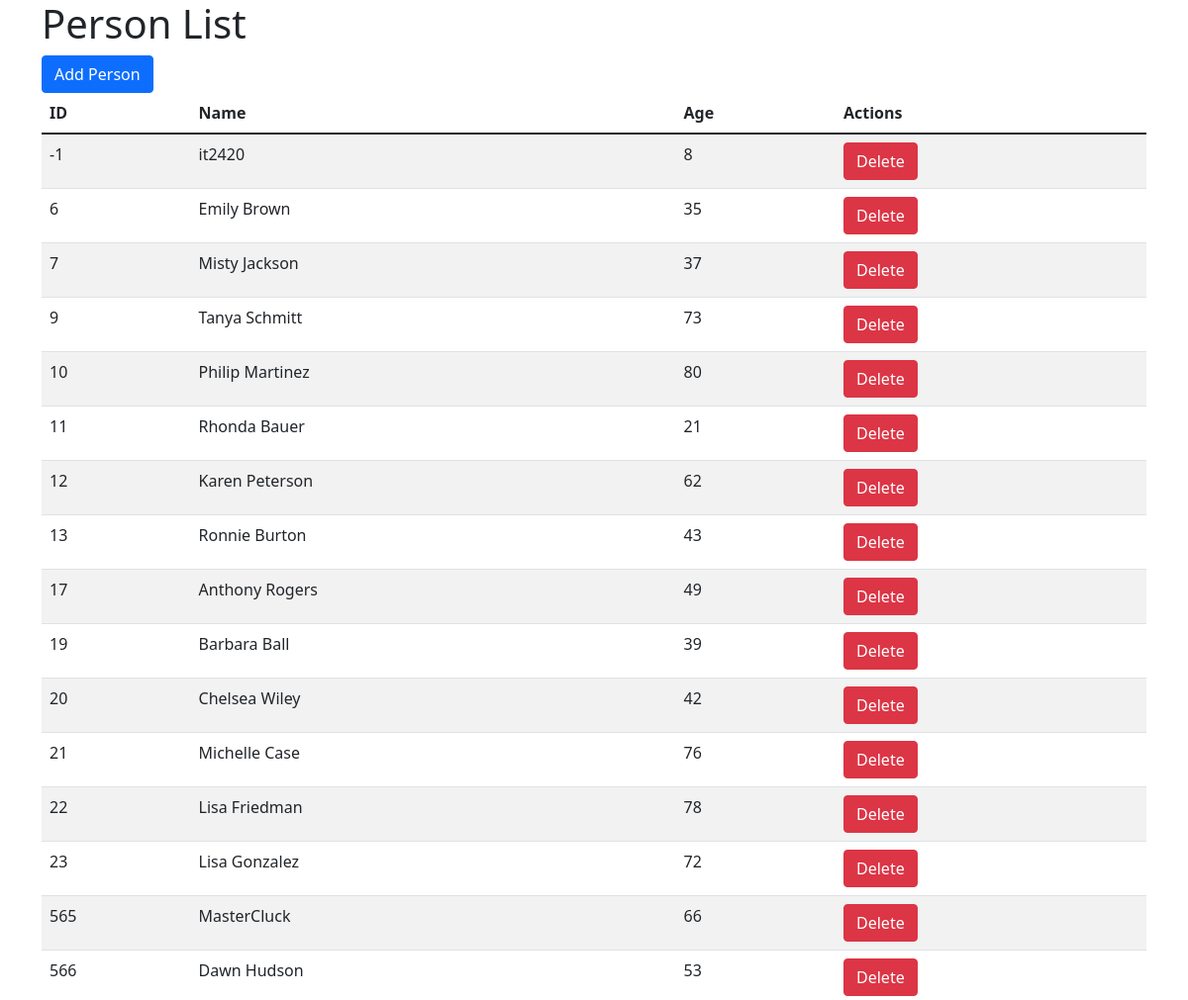
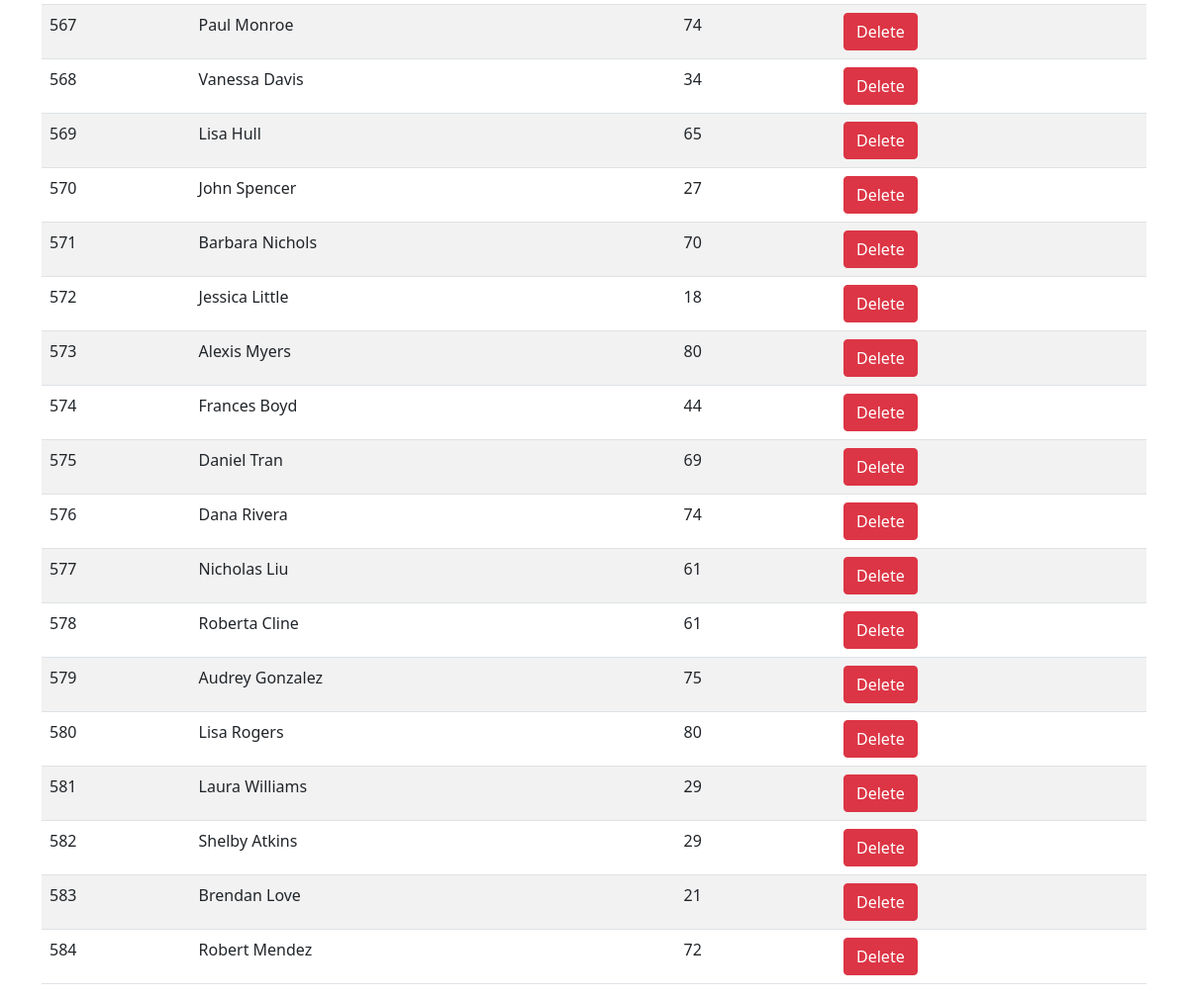
The page / on the database its author committed (2 pictures, top to bottom).
### models.py (models this page shows, shortened)
class Person(db.Model):
    id = db.Column(db.Integer, primary_key=True)
    name = db.Column(db.String(100), nullable=False)
    age = db.Column(db.Integer, nullable=False)

### app.py (the view)
@app.route('/')
def index():
    persons = Person.query.all()
    return render_template('index.html', persons=persons)

### templates/index.html (shortened to what this page needs)
<!DOCTYPE html>
<html lang="en">
<head>
    <link href="https://cdn.jsdelivr.net/npm/bootstrap@5.1.3/dist/css/bootstrap.min.css" rel="stylesheet">
</head>
<body>
    <div class="container">
        <h1>Person List</h1>
        <a href="{{ url_for('add') }}" class="btn btn-primary">Add Person</a>
        <table class="table table-striped">
            <thead>
                <tr>
                    <th>ID</th>
                    <th>Name</th>
                    <th>Age</th>
                    <th>Actions</th>
                </tr>
            </thead>
            <tbody>
                {% for person in persons %}
                <tr>
                    <td>{{ person.id }}</td>
                    <td>{{ person.name }}</td>
                    <td>{{ person.age }}</td>
                    <td>
                        <a href="{{ url_for('delete', id=person.id) }}" class="btn btn-danger">Delete</a>
                    </td>
                </tr>
                {% endfor %}
            </tbody>
        </table>
    </div>
</body>
</html>

### rows shown on the page
Person: id "-1", name "it2420", age "8"
Person: id "6", name "Emily Brown", age "35"
Person: id "7", name "Misty Jackson", age "37"
Person: id "9", name "Tanya Schmitt", age "73"
Person: id "10", name "Philip Martinez", age "80"
Person: id "11", name "Rhonda Bauer", age "21"
Person: id "12", name "Karen Peterson", age "62"
Person: id "13", name "Ronnie Burton", age "43"
Person: id "17", name "Anthony Rogers", age "49"
Person: id "19", name "Barbara Ball", age "39"
Person: id "20", name "Chelsea Wiley", age "42"
Person: id "21", name "Michelle Case", age "76"
Person: id "22", name "Lisa Friedman", age "78"
Person: id "23", name "Lisa Gonzalez", age "72"
Person: id "565", name "MasterCluck", age "66"
Person: id "566", name "Dawn Hudson", age "53"
Person: id "567", name "Paul Monroe", age "74"
Person: id "568", name "Vanessa Davis", age "34"
Person: id "569", name "Lisa Hull", age "65"
Person: id "570", name "John Spencer", age "27"
Person: id "571", name "Barbara Nichols", age "70"
Person: id "572", name "Jessica Little", age "18"
Person: id "573", name "Alexis Myers", age "80"
Person: id "574", name "Frances Boyd", age "44"
Person: id "575", name "Daniel Tran", age "69"
Person: id "576", name "Dana Rivera", age "74"
Person: id "577", name "Nicholas Liu", age "61"
Person: id "578", name "Roberta Cline", age "61"
Person: id "579", name "Audrey Gonzalez", age "75"
Person: id "580", name "Lisa Rogers", age "80"
Person: id "581", name "Laura Williams", age "29"
Person: id "582", name "Shelby Atkins", age "29"
Person: id "583", name "Brendan Love", age "21"
Person: id "584", name "Robert Mendez", age "72"
